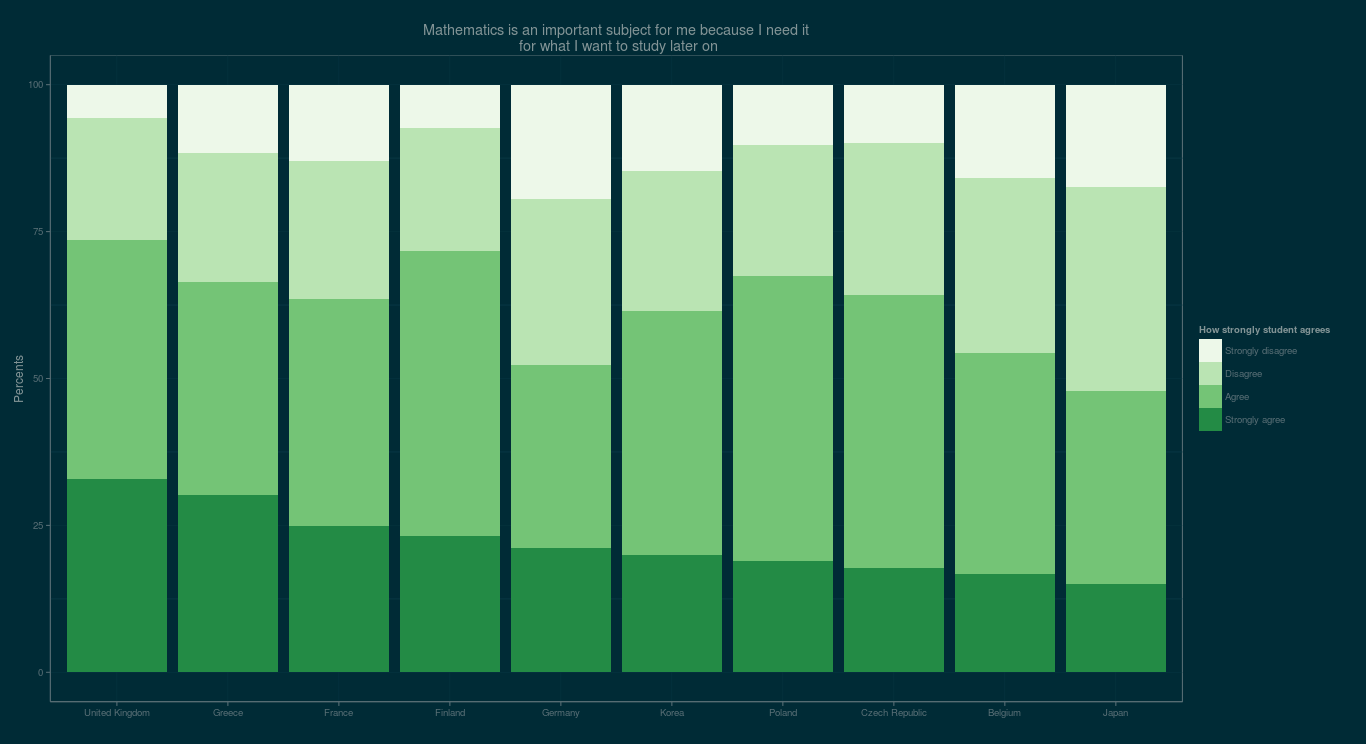

Write R code to recreate this figure.
library(dplyr)
library(ggplot2)
library(Hmisc)
library(gridExtra)
library(ggthemes)
# 
# pisa <- url("http://biecek.pl/MIMUW/PISAeurope.rda")
#print(load(pisa))


############################################################################
############################################################################
########################################### wykres 5 #######################

#### przygotowanie danych ####
#head(pisa)
#02 moze byc
#dane <- pisa[,c("CNT","ST29Q07","PV1MATH","W_FSTUWT")]
#head(dane)
#dane
dane1 <- dane[!is.na(dane[,2]),]
#head(dane1)

dane2 <- dane1 %>%
   group_by(CNT,ST29Q07) %>%
   summarise(math = weighted.mean(PV1MATH, W_FSTUWT, na.rm = TRUE),
             liczba=n()) 
#head(dane2)

dane3 <- dane1 %>%
   group_by(CNT) %>%
   summarise(math = weighted.mean(PV1MATH, W_FSTUWT, na.rm = TRUE),
             calosc=n()) 
#head(dane3)

dane4 <- data.frame(matrix(0,nrow(dane2),4))

names(dane4)<-c("CNT","ODP","math","liczba")
head(dane4)
for (i in 1:nrow(dane2)){
   kraj <- levels(dane2$CNT)[dane2$CNT[i]]
   dane4[i,3]<- dane3[dane3$CNT==kraj,2]
   dane4[i,4] <- dane2$liczba[i]/dane3[dane3$CNT==kraj,3]
}

names(dane2)[2] <- "ODP"


dane4$CNT <- dane2$CNT
dane4$ODP <- dane2$ODP


dane4$reorder <- rep(c(1,2,3,4),10)


#as.factor(dane4$ODP)
#tmp <- subset(x, value=="Extremely Familiar")
#x$variable <- factor(x$variable, levels=levels(x$variable)[order(-tmp$freq)])

tmp <- subset(dane4, ODP=="Strongly agree")
tmp
dane5 <- dane4
dane5$CNT <- factor(dane4$CNT, levels=levels(dane4$CNT)[order(-tmp$liczba)])

dane5$ODP <- reorder(dane5$ODP, -dane5$reorder)
dane5$reorder <- NULL


wykres <- ggplot(dane5, aes(x=CNT, y=liczba * 100, fill=ODP) ) +
  geom_bar(stat = "identity") + 
  ggtitle("Mathematics is an important subject for me because I need it\n for what I want to study later on") +
  scale_fill_brewer(name = "How strongly student agrees", palette = 5) +
  scale_x_discrete(name= "") +
  scale_y_continuous(name = "Percents") +
  theme(
    plot.title=element_text(face="bold",size=19),
    axis.title=element_blank(),
    axis.text.x  = element_text(hjust=0.8,size=16),
    axis.text.y  = element_text(size=15),
    axis.ticks = element_blank()
  ) 

wykres + theme_solarized(light = FALSE) 
 
